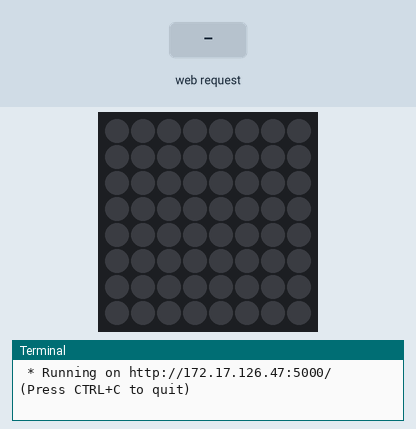
This program was run on a simulated Raspberry Pi (BCM pin numbers) with a Sense HAT. Shown: the Sense HAT's 8×8 RGB LED matrix, the last lines printed to the terminal. The inputs (shaded band) are chosen by the test bench. Dim RGB values are drawn brighter than linear; the clock reads 2024-03-15 10:24:30 at power-on unless the program sets it.

Above: at 1.2 s.
1.3 s: HTTP request for /keep-out received
At 1.6 s:
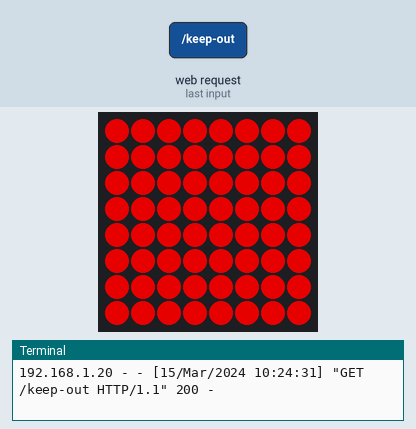
2.8 s: HTTP request for /come-in received
At 3.9 s:
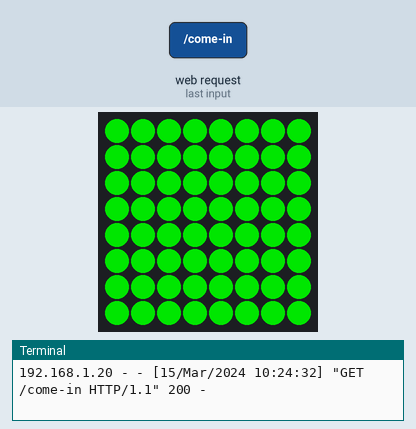
Timing chart, 0 to 5.8 s (numbered marks = the images above; inputs shaded):
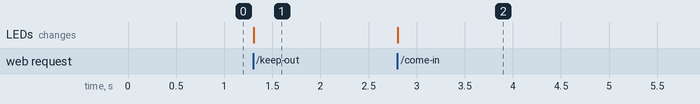

Measured:
- after the input at 1.3 s, the LEDs: change at once (image 1)
- after the input at 2.8 s, the LEDs: change at once (image 2)

The program:

Scene_Control_Using_Flask.py
```python
from sense_hat import SenseHat # Python module to control the Raspberry Pi Sense HAT
sense = SenseHat()
sense.clear() # No arguments defaults to OFF
sense.low_light = True # Toggles the LED matrix in low light mode, useful if the Sense HAT is being used in a dark environment.

from flask import Flask # Lightweight Web Server Gateway Interface (WSGI) web application framework
app = Flask(__name__) # Flask constructor takes the name of current module (__name__) as argument.

# Initialize the colours:-
green = (0,255,0)
red = (255,0,0)
nothing = (0,0,0)

def scene_keep_out():
    R = red
    scene = [
        R,R,R,R,R,R,R,R,
        R,R,R,R,R,R,R,R,
        R,R,R,R,R,R,R,R,
        R,R,R,R,R,R,R,R,
        R,R,R,R,R,R,R,R,
        R,R,R,R,R,R,R,R,
        R,R,R,R,R,R,R,R,
        R,R,R,R,R,R,R,R]
    return scene

def scene_come_in():
    G = green
    scene = [
        G,G,G,G,G,G,G,G,
        G,G,G,G,G,G,G,G,
        G,G,G,G,G,G,G,G,
        G,G,G,G,G,G,G,G,
        G,G,G,G,G,G,G,G,
        G,G,G,G,G,G,G,G,
        G,G,G,G,G,G,G,G,
        G,G,G,G,G,G,G,G]
    return scene

def scene_off():
    N = nothing
    scene = [
        N,N,N,N,N,N,N,N,
        N,N,N,N,N,N,N,N,
        N,N,N,N,N,N,N,N,
        N,N,N,N,N,N,N,N,
        N,N,N,N,N,N,N,N,
        N,N,N,N,N,N,N,N,
        N,N,N,N,N,N,N,N,
        N,N,N,N,N,N,N,N]
    return scene

@app.route('/') # Map the URLs to a specific function that will handle the logic for that URL.
def hello_world():
    return 'Lighting Scene Controller!'

@app.route('/keep-out') # Map the URLs to a specific function that will handle the logic for that URL.
def keep_out():
    sense.set_pixels(scene_keep_out())
    return 'Keep Out Set'

@app.route('/come-in') # Map the URLs to a specific function that will handle the logic for that URL.
def come_in():
    sense.set_pixels(scene_come_in())
    return 'Ok To Come In Set'

@app.route('/off') # Map the URLs to a specific function that will handle the logic for that URL.
def off():
    sense.set_pixels(scene_off())
    return 'Off'

# pi@raspberrypi:~ $ ifconfig
# eth0: flags=4163<UP,BROADCAST,RUNNING,MULTICAST>  mtu 1500
#         inet 172.17.126.47  netmask 255.255.255.0  broadcast 172.17.126.255
#         inet6 fe80::9d5a:ccdd:c209:ebab  prefixlen 64  scopeid 0x20<link>
#         ether e4:5f:01:c6:82:70  txqueuelen 1000  (Ethernet)
#         RX packets 6705  bytes 8236015 (7.8 MiB)
#         RX errors 0  dropped 0  overruns 0  frame 0
#         TX packets 2716  bytes 278737 (272.2 KiB)
#         TX errors 0  dropped 0 overruns 0  carrier 0  collisions 0

# Driver Code - Main Function:-
if __name__ == '__main__':
    app.run(host='172.17.126.47') # Port Number - 5000
    
```
